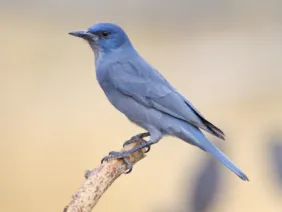
#> input picture lab4/img_2.png, 282 x 212 px
$ python q4.py
#> lines starting #> are read from the running program, lines starting #| are printed output that depends on the picture
import cv2 as cv
import numpy as np

def kmeans_color_segmentation(image_path, k=3):
#> called with image_path = 'img_2.png', k = 3
    src = cv.imread(cv.samples.findFile(image_path))
#> src is the input picture: shape (212, 282, 3); mean B, G, R 171.9, 187.9, 201.1

    if src is None:
        print("Error opening image!")
        return
    img_rgb = cv.cvtColor(src, cv.COLOR_BGR2RGB)
    pixel_values = img_rgb.reshape((-1, 3))
    pixel_values = np.float32(pixel_values)
    criteria = (cv.TERM_CRITERIA_EPS + cv.TERM_CRITERIA_MAX_ITER, 100, 0.2)
    _, labels, centers = cv.kmeans(pixel_values, k, None, criteria, 10, cv.KMEANS_RANDOM_CENTERS)
#> centers = [[185.4, 175.9, 167], [228.8, 209, 179.8], [111, 119.5, 146.5]]
    centers = np.uint8(centers)
#> centers = [[185, 175, 167], [228, 208, 179], [110, 119, 146]]
    segmented_image = centers[labels.flatten()]
    segmented_image = segmented_image.reshape(img_rgb.shape)
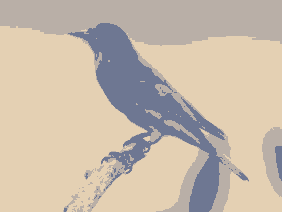
#> segmented_image: shape (212, 282, 3); mean R, G, B 200.4, 187, 171.3
    segmented_image_bgr = cv.cvtColor(segmented_image, cv.COLOR_RGB2BGR)
    cv.imshow('Original Image', src)
    cv.imshow('Segmented Image', segmented_image_bgr)

    cv.waitKey(0)
    cv.destroyAllWindows()

if __name__ == "__main__":
    image_path = 'img_2.png'
    k = 3
    kmeans_color_segmentation(image_path, k)

$ run again, with lab4/img_1.png copied over lab4/img_2.png
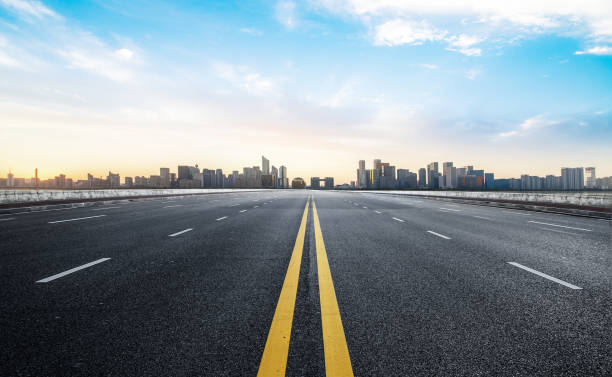
#> input picture lab4/img_1.png, 612 x 377 px
#> in kmeans_color_segmentation, src is the input picture: shape (377, 612, 3); mean B, G, R 153.6, 147.4, 135.2
#> in kmeans_color_segmentation, `_, labels, centers = cv.kmeans(pixel_values, k, None, criteria, 10, cv..`: centers = [[116.4, 118, 114.4], [205.9, 227.7, 237.3], [45.4, 49.86, 56.99]]
#> in kmeans_color_segmentation, `centers = np.uint8(centers)`: centers = [[116, 118, 114], [205, 227, 237], [45, 49, 56]]
#> in kmeans_color_segmentation, `segmented_image = segmented_image.reshape(img_rgb.shape)`:
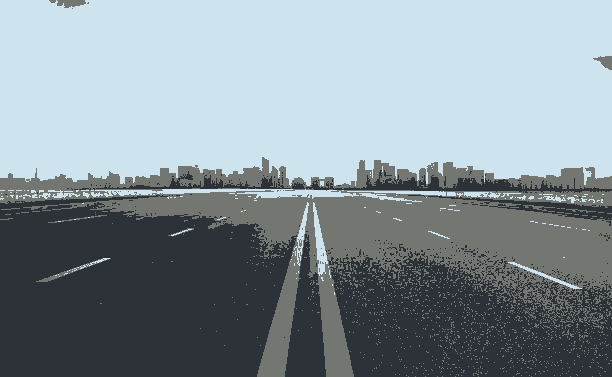
#> segmented_image: shape (377, 612, 3); mean R, G, B 134.6, 146.8, 153.1

$ run again, with lab4/img.png copied over lab4/img_2.png
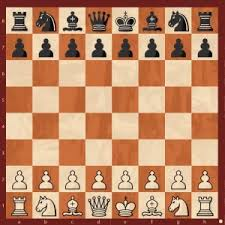
#> input picture lab4/img.png, 225 x 225 px
#> in kmeans_color_segmentation, src is the input picture: shape (225, 225, 3); mean B, G, R 103.6, 136.5, 189.7
#> in kmeans_color_segmentation, `_, labels, centers = cv.kmeans(pixel_values, k, None, criteria, 10, cv..`: centers = [[184.3, 108.1, 65.62], [92.68, 38.96, 30.14], [237.7, 207.4, 173.3]]
#> in kmeans_color_segmentation, `centers = np.uint8(centers)`: centers = [[184, 108, 65], [92, 38, 30], [237, 207, 173]]
#> in kmeans_color_segmentation, `segmented_image = segmented_image.reshape(img_rgb.shape)`:
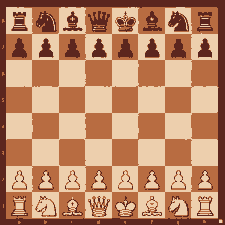
#> segmented_image: shape (225, 225, 3); mean R, G, B 189.2, 136.2, 103.2
